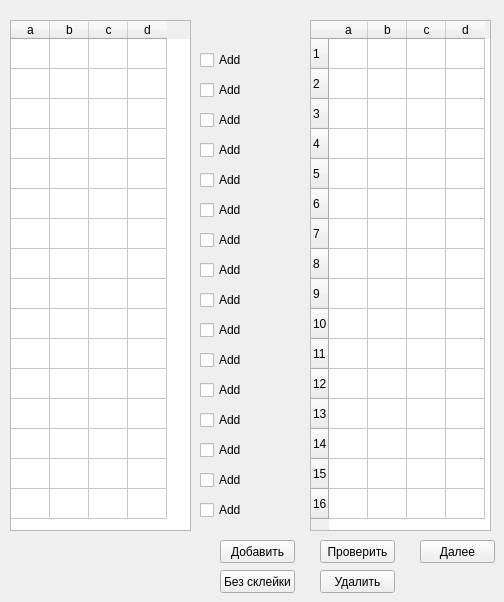
    <widget class="QWidget" name="tab_3">
     <attribute name="title">
      <string>Склейка 2</string>
     </attribute>
     <widget class="QTableWidget" name="tableWidget_skleiki_1">
      <property name="geometry">
       <rect>
        <x>10</x>
        <y>20</y>
        <width>181</width>
        <height>511</height>
       </rect>
      </property>
      <property name="editTriggers">
       <set>QAbstractItemView::NoEditTriggers</set>
      </property>
      <attribute name="horizontalHeaderDefaultSectionSize">
       <number>39</number>
      </attribute>
      <attribute name="verticalHeaderVisible">
       <bool>false</bool>
      </attribute>
      <attribute name="verticalHeaderDefaultSectionSize">
       <number>30</number>
      </attribute>
      <row>
       <property name="text">
        <string>1</string>
       </property>
      </row>
      <row>
       <property name="text">
        <string>2</string>
       </property>
      </row>
      <row>
       <property name="text">
        <string>3</string>
       </property>
      </row>
      <row>
       <property name="text">
        <string>4</string>
       </property>
      </row>
      <row>
       <property name="text">
        <string>5</string>
       </property>
      </row>
      <row>
       <property name="text">
        <string>6</string>
       </property>
      </row>
      <row>
       <property name="text">
        <string>7</string>
       </property>
      </row>
      <row>
       <property name="text">
        <string>8</string>
       </property>
      </row>
      <row>
       <property name="text">
        <string>9</string>
       </property>
      </row>
      <row>
       <property name="text">
        <string>10</string>
       </property>
      </row>
      <row>
       <property name="text">
        <string>11</string>
       </property>
      </row>
      <row>
       <property name="text">
        <string>12</string>
       </property>
      </row>
      <row>
       <property name="text">
        <string>13</string>
       </property>
      </row>
      <row>
       <property name="text">
        <string>14</string>
       </property>
      </row>
      <row>
       <property name="text">
        <string>15</string>
       </property>
      </row>
      <row>
       <property name="text">
        <string>16</string>
       </property>
      </row>
      <column>
       <property name="text">
        <string>a</string>
       </property>
      </column>
      <column>
       <property name="text">
        <string>b</string>
       </property>
      </column>
      <column>
       <property name="text">
        <string>c</string>
       </property>
      </column>
      <column>
       <property name="text">
        <string>d</string>
       </property>
      </column>
     </widget>
     <widget class="QCheckBox" name="checkBox_skleyka_1_15">
      <property name="geometry">
       <rect>
        <x>200</x>
        <y>500</y>
        <width>70</width>
        <height>20</height>
       </rect>
      </property>
      <property name="text">
       <string>Add</string>
      </property>
     </widget>
     <widget class="QCheckBox" name="checkBox_skleyka_1_14">
      <property name="geometry">
       <rect>
        <x>200</x>
        <y>470</y>
        <width>70</width>
        <height>20</height>
       </rect>
      </property>
      <property name="text">
       <string>Add</string>
      </property>
     </widget>
     <widget class="QCheckBox" name="checkBox_skleyka_1_2">
      <property name="geometry">
       <rect>
        <x>200</x>
        <y>110</y>
        <width>70</width>
        <height>20</height>
       </rect>
      </property>
      <property name="text">
       <string>Add</string>
      </property>
     </widget>
     <widget class="QCheckBox" name="checkBox_skleyka_1_0">
      <property name="geometry">
       <rect>
        <x>200</x>
        <y>50</y>
        <width>70</width>
        <height>20</height>
       </rect>
      </property>
      <property name="text">
       <string>Add</string>
      </property>
     </widget>
     <widget class="QCheckBox" name="checkBox_skleyka_1_1">
      <property name="geometry">
       <rect>
        <x>200</x>
        <y>80</y>
        <width>70</width>
        <height>20</height>
       </rect>
      </property>
      <property name="text">
       <string>Add</string>
      </property>
     </widget>
     <widget class="QCheckBox" name="checkBox_skleyka_1_5">
      <property name="geometry">
       <rect>
        <x>200</x>
        <y>200</y>
        <width>70</width>
        <height>20</height>
       </rect>
      </property>
      <property name="text">
       <string>Add</string>
      </property>
     </widget>
     <widget class="QCheckBox" name="checkBox_skleyka_1_6">
      <property name="geometry">
       <rect>
        <x>200</x>
        <y>230</y>
        <width>70</width>
        <height>20</height>
       </rect>
      </property>
      <property name="text">
       <string>Add</string>
      </property>
     </widget>
     <widget class="QCheckBox" name="checkBox_skleyka_1_3">
      <property name="geometry">
       <rect>
        <x>200</x>
        <y>140</y>
        <width>70</width>
        <height>20</height>
       </rect>
      </property>
      <property name="text">
       <string>Add</string>
      </property>
     </widget>
     <widget class="QCheckBox" name="checkBox_skleyka_1_4">
      <property name="geometry">
       <rect>
        <x>200</x>
        <y>170</y>
        <width>70</width>
        <height>20</height>
       </rect>
      </property>
      <property name="text">
       <string>Add</string>
      </property>
     </widget>
     <widget class="QCheckBox" name="checkBox_skleyka_1_9">
      <property name="geometry">
       <rect>
        <x>200</x>
        <y>320</y>
        <width>70</width>
        <height>20</height>
       </rect>
      </property>
      <property name="text">
       <string>Add</string>
      </property>
     </widget>
     <widget class="QCheckBox" name="checkBox_skleyka_1_7">
      <property name="geometry">
       <rect>
        <x>200</x>
        <y>260</y>
        <width>70</width>
        <height>20</height>
       </rect>
      </property>
      <property name="text">
       <string>Add</string>
      </property>
     </widget>
     <widget class="QCheckBox" name="checkBox_skleyka_1_8">
      <property name="geometry">
       <rect>
        <x>200</x>
        <y>290</y>
        <width>70</width>
        <height>20</height>
       </rect>
      </property>
      <property name="text">
       <string>Add</string>
      </property>
     </widget>
     <widget class="QCheckBox" name="checkBox_skleyka_1_12">
      <property name="geometry">
       <rect>
        <x>200</x>
        <y>410</y>
        <width>70</width>
        <height>20</height>
       </rect>
      </property>
      <property name="text">
       <string>Add</string>
      </property>
     </widget>
     <widget class="QCheckBox" name="checkBox_skleyka_1_13">
      <property name="geometry">
       <rect>
        <x>200</x>
        <y>440</y>
        <width>70</width>
        <height>20</height>
       </rect>
      </property>
      <property name="text">
       <string>Add</string>
      </property>
     </widget>
     <widget class="QCheckBox" name="checkBox_skleyka_1_10">
      <property name="geometry">
       <rect>
        <x>200</x>
        <y>350</y>
        <width>70</width>
        <height>20</height>
       </rect>
      </property>
      <property name="text">
       <string>Add</string>
      </property>
     </widget>
     <widget class="QCheckBox" name="checkBox_skleyka_1_11">
      <property name="geometry">
       <rect>
        <x>200</x>
        <y>380</y>
        <width>70</width>
        <height>20</height>
       </rect>
      </property>
      <property name="text">
       <string>Add</string>
      </property>
     </widget>
     <widget class="QPushButton" name="pushButton_add_skleyki_1">
      <property name="geometry">
       <rect>
        <x>220</x>
        <y>540</y>
        <width>75</width>
        <height>23</height>
       </rect>
      </property>
      <property name="text">
       <string>Добавить</string>
      </property>
     </widget>
     <widget class="QPushButton" name="pushButton_clear_skleiki_2_editing">
      <property name="geometry">
       <rect>
        <x>320</x>
        <y>570</y>
        <width>75</width>
        <height>23</height>
       </rect>
      </property>
      <property name="text">
       <string>Удалить</string>
      </property>
     </widget>
     <widget class="QPushButton" name="pushButton_proverka_skleyki_3">
      <property name="geometry">
       <rect>
        <x>320</x>
        <y>540</y>
        <width>75</width>
        <height>23</height>
       </rect>
      </property>
      <property name="text">
       <string>Проверить</string>
      </property>
     </widget>
     <widget class="QTableWidget" name="tableWidget_skleiki_2_editing">
      <property name="geometry">
       <rect>
        <x>310</x>
        <y>20</y>
        <width>181</width>
        <height>511</height>
       </rect>
      </property>
      <property name="editTriggers">
       <set>QAbstractItemView::NoEditTriggers</set>
      </property>
      <attribute name="horizontalHeaderDefaultSectionSize">
       <number>39</number>
      </attribute>
      <attribute name="verticalHeaderDefaultSectionSize">
       <number>30</number>
      </attribute>
      <row>
       <property name="text">
        <string>1</string>
       </property>
      </row>
      <row>
       <property name="text">
        <string>2</string>
       </property>
      </row>
      <row>
       <property name="text">
        <string>3</string>
       </property>
      </row>
      <row>
       <property name="text">
        <string>4</string>
       </property>
      </row>
      <row>
       <property name="text">
        <string>5</string>
       </property>
      </row>
      <row>
       <property name="text">
        <string>6</string>
       </property>
      </row>
      <row>
       <property name="text">
        <string>7</string>
       </property>
      </row>
      <row>
       <property name="text">
        <string>8</string>
       </property>
      </row>
      <row>
       <property name="text">
        <string>9</string>
       </property>
      </row>
      <row>
       <property name="text">
        <string>10</string>
       </property>
      </row>
      <row>
       <property name="text">
        <string>11</string>
       </property>
      </row>
      <row>
       <property name="text">
        <string>12</string>
       </property>
      </row>
      <row>
       <property name="text">
        <string>13</string>
       </property>
      </row>
      <row>
       <property name="text">
        <string>14</string>
       </property>
      </row>
      <row>
       <property name="text">
        <string>15</string>
       </property>
      </row>
      <row>
       <property name="text">
        <string>16</string>
       </property>
      </row>
      <column>
       <property name="text">
        <string>a</string>
       </property>
      </column>
      <column>
       <property name="text">
        <string>b</string>
       </property>
      </column>
      <column>
       <property name="text">
        <string>c</string>
       </property>
      </column>
      <column>
       <property name="text">
        <string>d</string>
       </property>
      </column>
     </widget>
     <widget class="QPushButton" name="pushButton_nextStep_skleyki_2">
      <property name="geometry">
       <rect>
        <x>420</x>
        <y>540</y>
        <width>75</width>
        <height>23</height>
       </rect>
      </property>
      <property name="text">
       <string>Далее</string>
      </property>
     </widget>
     <widget class="QPushButton" name="pushButton_tot_move_to_skeyki_2">
      <property name="geometry">
       <rect>
        <x>220</x>
        <y>570</y>
        <width>75</width>
        <height>23</height>
       </rect>
      </property>
      <property name="text">
       <string>Без склейки</string>
      </property>
     </widget>
    </widget>
